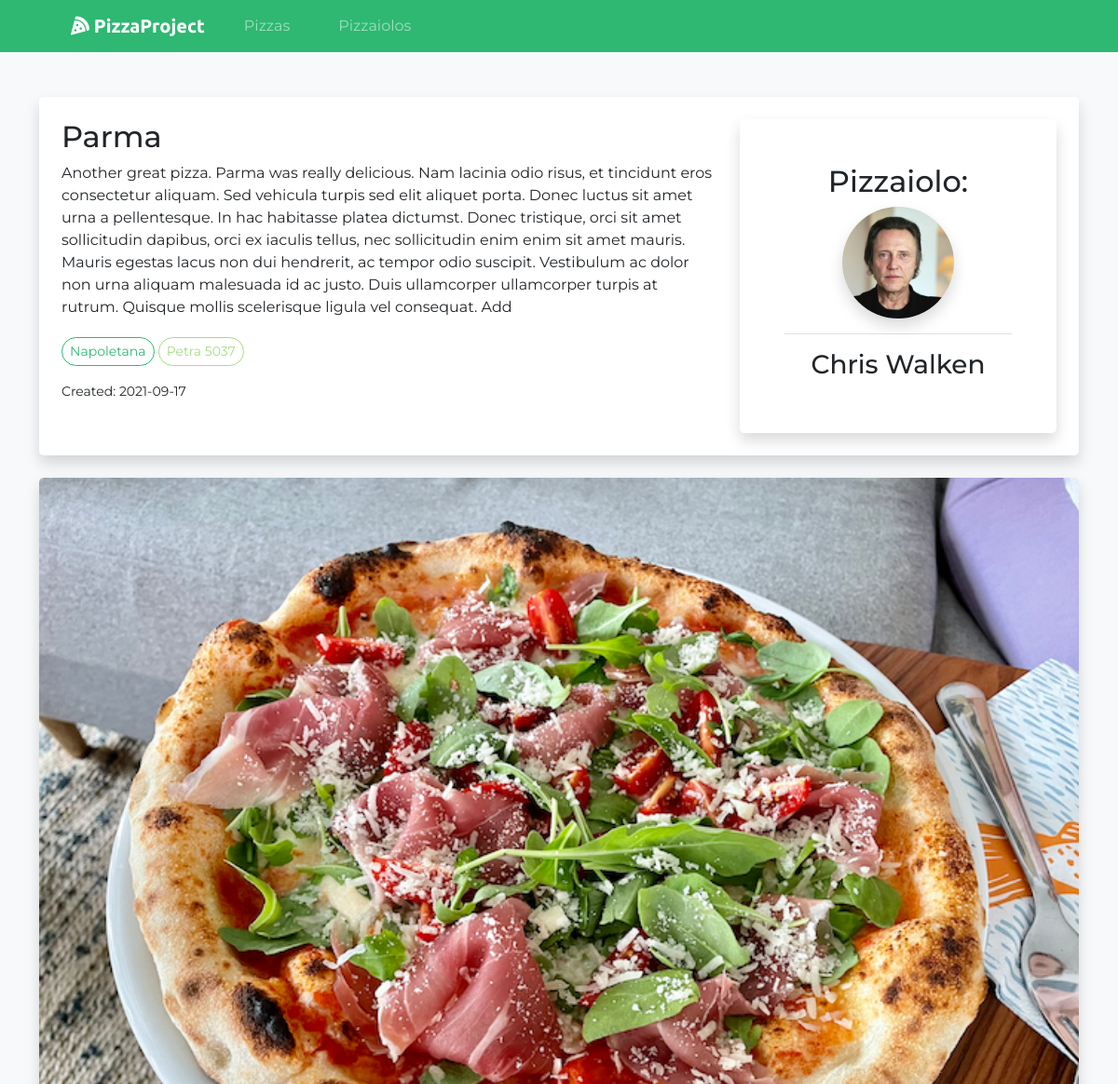
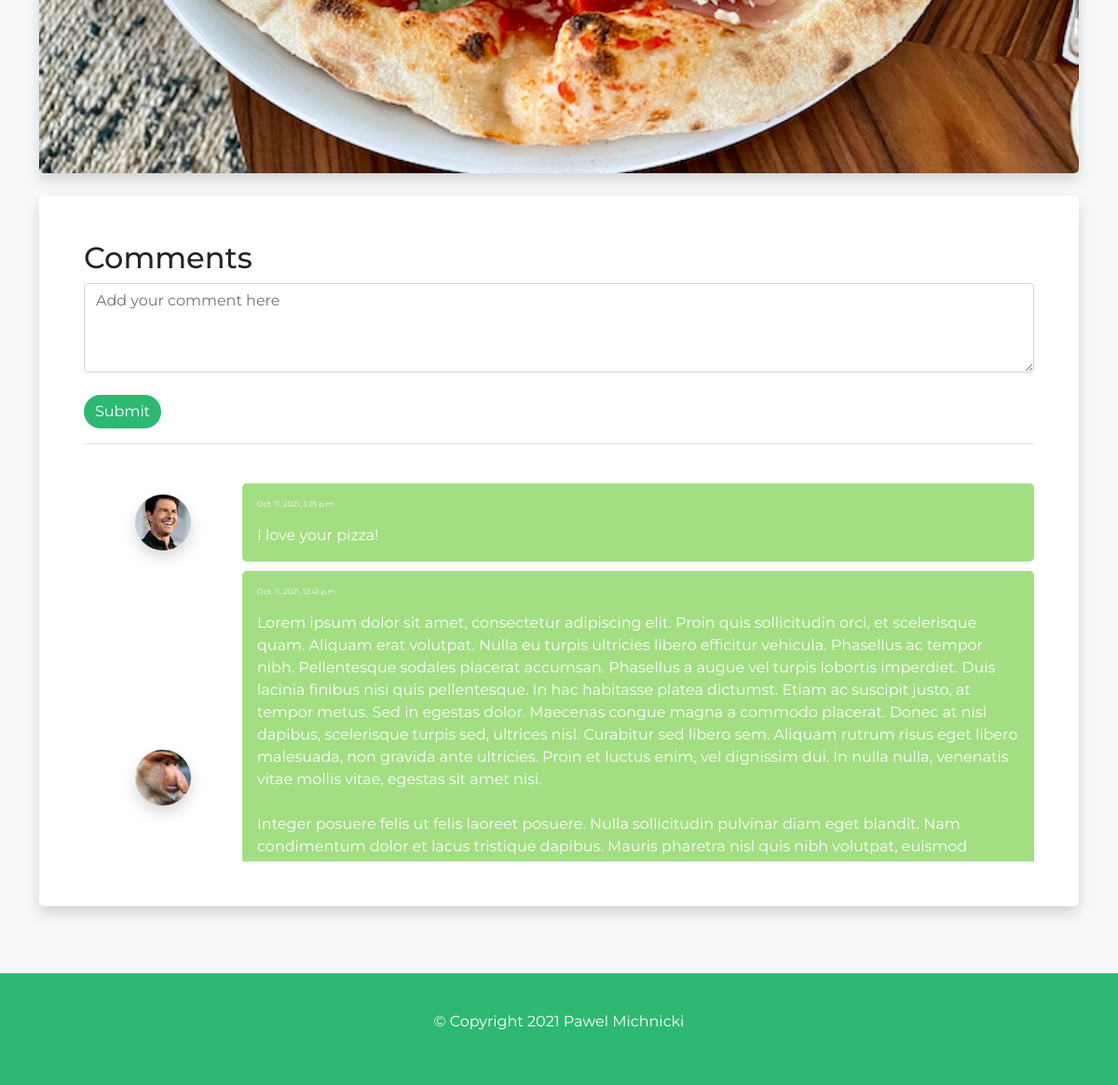
The page /pizza/d97354d5-0258-46f0-b68f-5d97a0019431 on the database its author committed (2 pictures, top to bottom).
### pizzas/models.py (models this page shows, shortened)
class Pizza(models.Model):
    owner = models.ForeignKey(Pizzaiolo, null=True, blank=True, on_delete=models.CASCADE)
    id = models.UUIDField(default=uuid.uuid4, unique=True, primary_key=True, editable=False)
    created = models.DateTimeField(auto_now_add=True)
    was_edited = models.BooleanField(default=False, null=True)
    edited = models.DateTimeField(auto_now=True)
    title = models.CharField(max_length=200)
    description = models.TextField(null=True, blank=True)
    image = models.ImageField(null=True, blank=True, default='pizzas/default.jpg', upload_to="pizzas/")
    style = models.ManyToManyField('Style', blank=True)
    flour = models.ManyToManyField('Flour', blank=True)
    @property
    def created_str(self):
        today = str(datetime.datetime.today()).split(" ")[0]
        created_string = str(self.created).split(" ")[0]
        if today == created_string:
            return "Today"
        else:
            return created_string

class Style(models.Model):
    id = models.UUIDField(default=uuid.uuid4, unique=True, primary_key=True, editable=False)
    created = models.DateTimeField(auto_now_add=True)
    name = models.CharField(max_length=200)

class Flour(models.Model):
    id = models.UUIDField(default=uuid.uuid4, unique=True, primary_key=True, editable=False)
    created = models.DateTimeField(auto_now_add=True)
    name = models.CharField(max_length=200)

class Comment(models.Model):
    owner = models.ForeignKey(Pizzaiolo, null=True, on_delete=models.CASCADE)
    pizza = models.ForeignKey(Pizza, on_delete=models.CASCADE)
    body = models.TextField(null=True, blank=True)
    id = models.UUIDField(default=uuid.uuid4, unique=True, primary_key=True, editable=False)
    created = models.DateTimeField(auto_now_add=True)
    edited = models.DateTimeField(auto_now=True)
    was_edited = models.BooleanField(default=False, null=True)
    class Meta:
        ordering = ["-created"]

### pizzaiolos/models.py (models this page shows, shortened)
class Pizzaiolo(models.Model):
    user = models.OneToOneField(User, on_delete=models.CASCADE)
    first_name = models.CharField(max_length=200, blank=True, null=True)
    last_name = models.CharField(max_length=200, blank=True, null=True)
    email = models.EmailField(max_length=500, blank=True, null=True)
    username = models.CharField(max_length=200, blank=True, null=True)
    location = models.CharField(max_length=200, blank=True, null=True)
    bio = models.TextField(blank=True, null=True)
    oven = models.CharField(max_length=200, blank=True, null=True)
    mixer = models.CharField(max_length=200, blank=True, null=True)
    profile_img = models.ImageField(null=True, blank=True, upload_to='pizzaiolos/', default='pizzaiolos/user-default.png')
    social_instagram = models.CharField(max_length=200, blank=True, null=True)
    social_facebook = models.CharField(max_length=200, blank=True, null=True)
    created = models.DateTimeField(auto_now_add=True)
    id = models.UUIDField(default=uuid.uuid4, unique=True, primary_key=True, editable=False)
    class Meta:
        ordering = ['last_name']
    @property
    def name(self):
        name_string = f"{self.first_name} {self.last_name}"
        return name_string

### pizzas/views.py (the view, shortened to what this page needs)
# urls.py: path('pizza/<str:pk>', views.pizza, name='pizza'),
def pizza(request, pk):
    pizzaObj = Pizza.objects.get(id=pk)
    comments = pizzaObj.comment_set.all()
    form = CommentForm()
    context = {
        "pizza": pizzaObj,
        "comments": comments,
        "form": form,
    }
    return render(request, 'pizzas/pizza.html', context)

### pizzas/forms.py
class CommentForm(ModelForm):
    class Meta:
        model = Comment
        fields = ["body"]
    def __init__(self, *args, **kwargs):
        super(CommentForm, self).__init__(*args, **kwargs)
        for name, field in self.fields.items():
            field.widget.attrs.update({'class': 'form-control', 'placeholder': 'Add your comment here'})

### pizzas/templates/pizzas/pizza.html (shortened to what this page needs)
{% extends 'main.html' %}
{% load static %}
{% block content %}
<div class="container py-5">
    <div class="row rounded-row pizza-info">
        <div class="col-sm-12">
            <div class="p-4 bg-white rounded-3 pizza-description shadow">
                <div class="row">
                    <div class="col-lg-8">
                      <div class="row">
                    <div class="col-sm-6"><h2>{{ pizza.title }}</h2></div>
                </div>
                      <p>{{ pizza.description|linebreaksbr }}</p>
                      <div class="tag-area">
                          {% for style in pizza.style.all  %}
                          <a href="{% url 'pizzas' %}?search_query={{ style.name }}" class="btn btn-sm btn-outline-secondary tag-style">{{ style.name }}</a>
                          {% endfor %}
                          {% for flour in pizza.flour.all  %}
                          <a href="{% url 'pizzas' %}?search_query={{ flour.name }}" class="btn btn-sm btn-outline-secondary tag-flour">{{ flour.name }}</a>
                          {% endfor %}
                      </div>
                        <small>Created: {{ pizza.created_str }}</small>
                    </div>
                    <div class="col-lg-4">
                        <div class="bg-white rounded-3 p-4 p-md-5 pizzaiolo-info shadow">
                            <h2>Pizzaiolo:</h2>
                            <a href="{% url 'pizzaiolo' pizza.owner.id %}"><img src="{{ pizza.owner.profile_img.url }}" width="120px" height="120px" class="rounded-circle shadow"/></a>
                            <hr>
                            <h3><a href="{% url 'pizzaiolo' pizza.owner.id %}" class="link-dark">{{ pizza.owner.name }}</a></h3>
                        </div>
                    </div>
                </div>
            </div>
        </div>
    </div>
<div class="row rounded-row">
    <div class="col-lg-12">
            <img src="{{pizza.image.url}}" class="pizza-img shadow"/>
    </div>
</div>
<div class="row rounded-row">
    <div class="col-lg-12">
        <div class="h-100 p-5 bg-white rounded-3 shadow">
            <div class="add-comment">
            <h2>Comments</h2>
            <form action="#comments" method="POST">
                {% for field in form %}
                    {{field}}
                {% endfor %}
                <br>
                <input class="btn btn-primary dark-green-btn" type="submit" value="Submit"/>
            </form>
            </div>
            {% if comments  %}
            <hr>
            <div class="comment-list overflow-auto" id="comments">
                {% for comment in comments %}
                {% if request.user.pizzaiolo == comment.owner %}
                        <div class="row comment">
                            <div class="col-sm-10 rounded-3 p-3 comment-field comment-owner">
                                <p class="comment-date">{{ comment.created }}</p>
                                {{ comment.body|linebreaksbr }}
                                <br>
                                {% if comment.was_edited %}
                                <p class="comment-date">Last edited: {{ comment.edited }}</p>
                                {% endif %}
                                <a href="{% url 'update-comment' comment.id %}" class="edit-comment link-dark">EDIT</a>
                                <a href="{% url 'delete-comment' comment.id %}" class="delete-comment link-dark">DELETE</a>
                            </div>
                            <div class="col-sm-2 user-photo">
                                <a href="{% url 'pizzaiolo' comment.owner.id %}"><img src="{{ comment.owner.profile_img.url }}" width="60px" height="60px" class="rounded-circle shadow"/></a>
                            </div>
                        </div>
                {% else %}
                        <div class="row comment">
                            <div class="col-sm-2 user-photo">
                                <a href="{% url 'pizzaiolo' comment.owner.id %}"><img src="{{ comment.owner.profile_img.url }}" width="60px" height="60px" class="rounded-circle shadow"/></a>
                            </div>
                            <div class="col-sm-10 rounded-3 p-3 comment-field comment-not-owner">
                                <p class="comment-date">{{ comment.created }}</p>
                                {{ comment.body|linebreaksbr }}
                            </div>
                        </div>
                {% endif %}
                {% endfor %}
            </div>
            {% endif %}
        </div>
    </div>
</div>
</div>
{% endblock content %}

### static/css/styles.css (style rules this page uses)
html,body,wrapper { width: 100%; height: 100%; margin: 0px; padding: 0px; overflow-x: hidden; }
body { padding-top: 3.5rem; font-family: 'Montserrat'; background-color: #2EB872; }
img { object-fit: cover; }
hr { color: grey; }
.user-photo { margin: auto; text-align: center; }
.link-dark { text-decoration: none; }
.dark-green-btn { background-color: #2EB872; border: none; color: white; border-radius: 18px; }
.tag-style { color: #2EB872; border: 1px solid #2EB872; border-radius: 18px; margin: 4px 0; }
.tag-flour { color: #A3DE83; border: 1px solid #A3DE83; border-radius: 18px; }
.tag-area { margin-top: 10px; margin-bottom: 10px; min-height: 2.5rem; }
.rounded-row { margin-top: 24px; margin-bottom: 24px; }
.pizza-info { margin-top: 0; }
.pizzaiolo-info { text-align: center; }
.pizza-description { height: 100%; }
.comment { margin: 0; margin-top: 10px; width: 100%; padding: 0; }
.comment-field { color: white; }
.comment-not-owner { background-color: #A3DE83; }
.pizza-img { width: 100%; height: auto; border-radius: 5px; }
.add-comment .form-control { height: 6rem; }
.comment-list { margin-top: 2rem; max-height: 26rem; }
.comment-date { font-size: 0.5rem; }

### rows shown on the page
Pizza: title "Parma", description "Another great pizza. Parma was really delicious. Nam lacinia odio risus, et tincidunt eros consectetur aliquam. Sed vehicula turpis sed elit aliquet porta. Donec luctus sit amet urna a pellentesque. In hac habitasse platea dictumst. Donec tristique, orci sit amet sollicitudin dapibus, orci ex iaculis tellus, nec sollicitudin enim enim sit amet mauris. Mauris egestas lacus non dui hendrerit, ac tempor odio suscipit. Vestibulum ac dolor non urna aliquam malesuada id ac justo. Duis ullamcorper ullamcorper turpis at rutrum. Quisque mollis scelerisque ligula vel consequat. Add", created_str "2021-09-17", owner.profile_img (picture), owner.name "Chris Walken", image (picture)
Style: name "Napoletana"
Flour: name "Petra 5037"
Comment: owner.profile_img (picture), created "Oct. 11, 2021, 3:25 p.m.", body "I love your pizza!"
Comment: owner.profile_img (picture), created "Oct. 11, 2021, 12:41 p.m.", body "Lorem ipsum dolor sit amet, consectetur adipiscing elit. Proin quis sollicitudin orci, et scelerisque quam. Aliquam erat volutpat. Nulla eu turpis ultricies libero efficitur vehicula. Phasellus ac tempor nibh. Pellentesque sodales placerat accumsan. Phasellus a augue vel turpis lobortis imperdiet. Duis lacinia finibus nisi quis pellentesque. In hac habitasse platea dictumst. Etiam ac suscipit justo, at tempor metus. Sed in egestas dolor. Maecenas congue magna a commodo placerat. Donec at nisl dapibus, scelerisque turpis sed, ultrices nisl. Curabitur sed libero sem. Aliquam rutrum risus eget libero malesuada, non gravida ante ultricies. Proin et luctus enim, vel dignissim dui. In nulla…"
